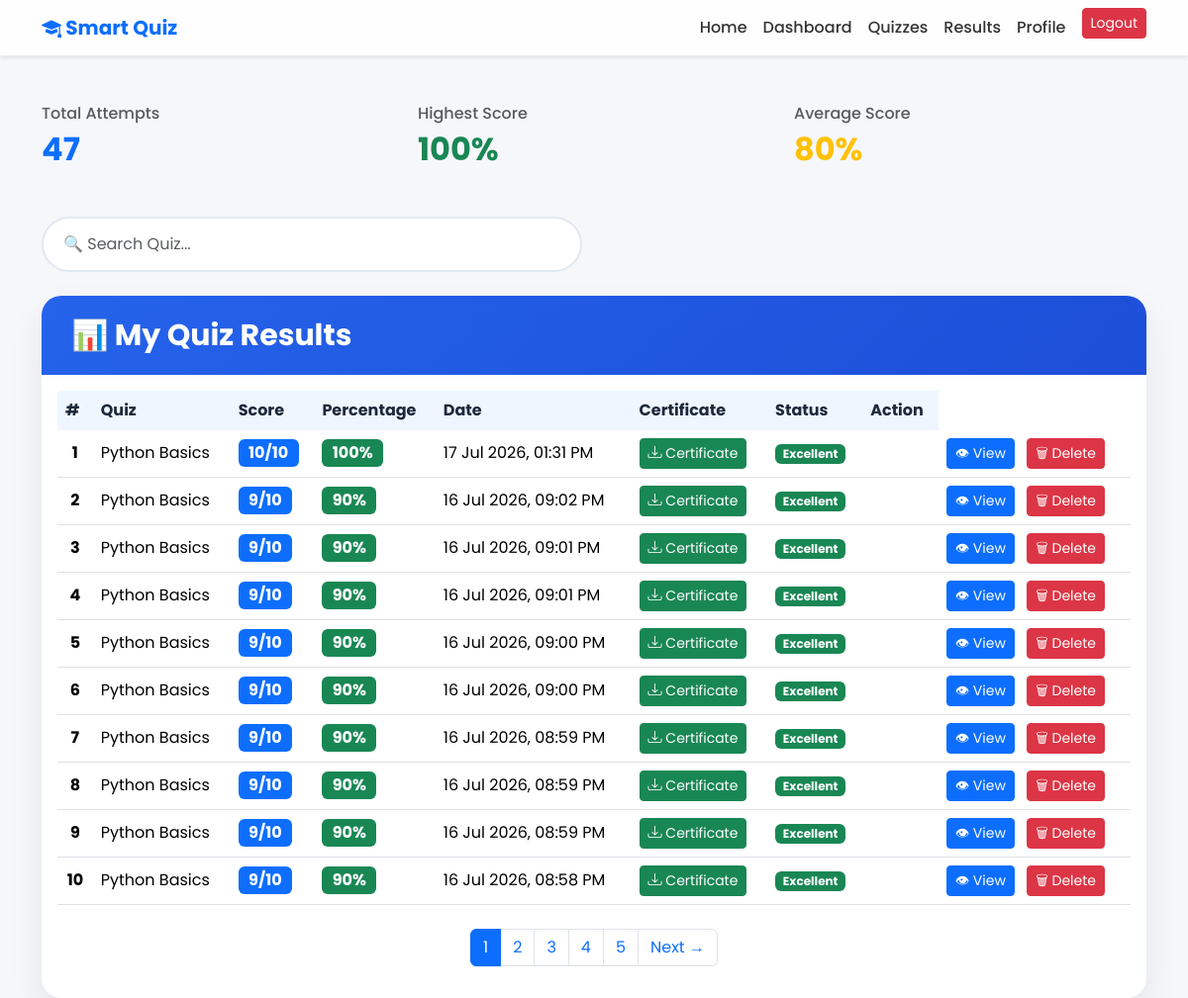
The page /results/ (signed in) on the database its author committed.
### quiz/models.py (models this page shows, shortened)
class Result(models.Model):
    student = models.ForeignKey(User, on_delete=models.CASCADE)
    quiz = models.ForeignKey(Quiz, on_delete=models.CASCADE)
    score = models.IntegerField()
    total_questions = models.IntegerField()
    submitted_at = models.DateTimeField(auto_now_add=True)

class Quiz(models.Model):
    title = models.CharField(max_length=200)
    subject = models.ForeignKey(Subject, on_delete=models.CASCADE)
    description = models.TextField(blank=True, default="")
    duration = models.IntegerField(help_text="Duration in minutes")
    total_marks = models.IntegerField(default=0)

### quiz/views.py (the view)
# urls.py: path('results/', views.results, name='results'),
@login_required
def results(request):
    results = Result.objects.filter(
        student=request.user
    ).order_by('-submitted_at')
    all_results = results
    paginator = Paginator(results, 10)
    page_number = request.GET.get('page')
    results = paginator.get_page(page_number)
    for result in results:
        result.percentage = round(
           (result.score / result.total_questions) * 100
    )
    total_attempts = paginator.count
    highest_score = 0
    average_percentage = 0
    if total_attempts > 0:
        highest_score = max(
        (r.score / r.total_questions) * 100
        for r in all_results
)
    average_percentage = sum(
    (r.score / r.total_questions) * 100
    for r in all_results
) / total_attempts
    context = {
        'results': results,
        'total_attempts': total_attempts,
        'highest_score': round(highest_score),
        'average_percentage': round(average_percentage)
    }
    return render(request, 'results.html', context)

### templates/results.html (shortened to what this page needs)
{% extends "base.html" %}
{% load static %}
{% block css %}
<link rel="stylesheet" href="{% static 'css/results.css' %}">
{% endblock %}
{% block content %}
<div class="container mt-5">
    <div class="row mb-4">
    <div class="col-lg-4 col-md-6 mb-3">
        <div class="class="card summary-card text-center"">
            <div class="card-body">
                <h6 class="text-muted">
                    Total Attempts
                </h6>
                <h2 class="fw-bold text-primary">
                    {{ total_attempts }}
                </h2>
            </div>
        </div>
    </div>
    <div class="col-lg-4 col-md-6 mb-3">
        <div class="class="card summary-card text-center"">
            <div class="card-body">
                <h6 class="text-muted">
                    Highest Score
                </h6>
                <h2 class="fw-bold text-success">
                    {{ highest_score }}%
                </h2>
            </div>
        </div>
    </div>
    <div class="col-lg-4 col-md-12 mb-3">
        <div class="class="card summary-card text-center"">
            <div class="card-body">
                <h6 class="text-muted">
                    Average Score
                </h6>
                <h2 class="fw-bold text-warning">
                    {{ average_percentage }}%
                </h2>
            </div>
        </div>
    </div>
</div>
<div class="row mb-4">
    <div class="col-md-6">
        <input
            type="text"
            class="form-control"
            id="searchInput"
            placeholder="🔍 Search Quiz..."
        >
    </div>
</div>
    <div class="card results-card">
        <div class="results-header">
            <h2>📊 My Quiz Results</h2>
        </div>
        <div class="card-body">
            <table class="table table-hover align-middle">
                <thead>
                    <tr>
                        <th>#</th>
                        <th>Quiz</th>
                        <th>Score</th>
                        <th>Percentage</th>
                        <th>Date</th>
                        <th>Certificate</th>
                        <th>Status</th>
                        <th>Action</th>
                    </tr>
                </thead>
                <tbody>
                {% for result in results %}
                <tr>
                    <td class="text-center fw-bold">
    {{ forloop.counter }}
</td>
                    <td>{{ result.quiz.title }}</td>
                    <td>
    <span class="badge bg-primary fs-6">
        {{ result.score }}/{{ result.total_questions }}
    </span>
</td>
                    <td>
    <span class="badge bg-success fs-6">
        {{ result.percentage }}%
    </span>
</td>
                    <td>
    {{ result.submitted_at|date:"d M Y, h:i A" }}
</td>
<td>
    <a href="{% url 'certificate' %}" class="btn btn-success btn-sm">
        <i class="bi bi-download"></i>
        Certificate
    </a>
</td>
<td>
{% if result.percentage >= 80 %}
    <span class="badge bg-success">
        Excellent
    </span>
{% elif result.percentage >= 50 %}
    <span class="badge bg-warning text-dark">
        Good
    </span>
{% else %}
    <span class="badge bg-danger">
        Needs Improvement
    </span>
{% endif %}
</td>
<td>
    <td>
    <a href="{% url 'result_detail' result.id %}"
       class="btn btn-primary btn-sm me-2">
        👁 View
    </a>
    <a href="{% url 'delete_result' result.id %}"
       class="btn btn-danger btn-sm"
       onclick="return confirm('Are you sure you want to delete this result?')">
        🗑 Delete
    </a>
</td>
</td>
                </tr>
                {% empty %}
                <tr>
                    <td colspan="8" class="text-center">
                        No quiz attempted yet.
                    </td>
                </tr>
                {% endfor %}
                </tbody>
            </table>
            <nav class="mt-4">
    <ul class="pagination justify-content-center">
        {% for num in results.paginator.page_range %}
    {% if results.number == num %}
        <li class="page-item active">
            <span class="page-link">
                {{ num }}
            </span>
        </li>
    {% else %}
        <li class="page-item">
            <a class="page-link" href="?page={{ num }}">
                {{ num }}
            </a>
        </li>
    {% endif %}
{% endfor %}
        {% if results.has_next %}
        <li class="page-item">
            <a class="page-link"
               href="?page={{ results.next_page_number }}">
                Next →
            </a>
        </li>
        {% endif %}
    </ul>
</nav>
        </div>
    </div>
</div>
{% endblock %}

### static/css/results.css (style rules this page uses)
body { background:#f5f7fb; }
.results-card { border:none; border-radius:20px; box-shadow:0 15px 35px rgba(0,0,0,.08); overflow:hidden; }
.results-header { background:linear-gradient(135deg,#2563eb,#1d4ed8); color:#fff; padding:22px 30px; }
.results-header h2 { margin:0; font-size:30px; font-weight:700; }
.table { margin-bottom:0; }
.table thead th { background:#eff6ff; color:#1e293b; font-weight:700; border:none; }
.table tbody td { vertical-align:middle; }
#searchInput { border-radius:50px; padding:14px 20px; border:2px solid #e2e8f0; box-shadow:none; transition:.3s; }

### templates/base.html (style rules this page uses)
body { font-family:'Poppins',sans-serif; }

### rows shown on the page
Result: quiz "Python Basics", score "10", total_questions "10", percentage "100", submitted_at "17 Jul 2026, 01:31 PM", shows "Excellent"
Result: quiz "Python Basics", score "9", total_questions "10", percentage "90", submitted_at "16 Jul 2026, 09:02 PM", shows "Excellent"
Result: quiz "Python Basics", score "9", total_questions "10", percentage "90", submitted_at "16 Jul 2026, 09:01 PM", shows "Excellent"
Result: quiz "Python Basics", score "9", total_questions "10", percentage "90", submitted_at "16 Jul 2026, 09:01 PM", shows "Excellent"
Result: quiz "Python Basics", score "9", total_questions "10", percentage "90", submitted_at "16 Jul 2026, 09:00 PM", shows "Excellent"
Result: quiz "Python Basics", score "9", total_questions "10", percentage "90", submitted_at "16 Jul 2026, 09:00 PM", shows "Excellent"
Result: quiz "Python Basics", score "9", total_questions "10", percentage "90", submitted_at "16 Jul 2026, 08:59 PM", shows "Excellent"
Result: quiz "Python Basics", score "9", total_questions "10", percentage "90", submitted_at "16 Jul 2026, 08:59 PM", shows "Excellent"
Result: quiz "Python Basics", score "9", total_questions "10", percentage "90", submitted_at "16 Jul 2026, 08:59 PM", shows "Excellent"
Result: quiz "Python Basics", score "9", total_questions "10", percentage "90", submitted_at "16 Jul 2026, 08:58 PM", shows "Excellent"

### other values the page prints
{{ total_attempts }} "47"
{{ highest_score }} "100"
{{ average_percentage }} "80"
{{ num }} "1"
{{ num }} "2" "3" "4" "5"
